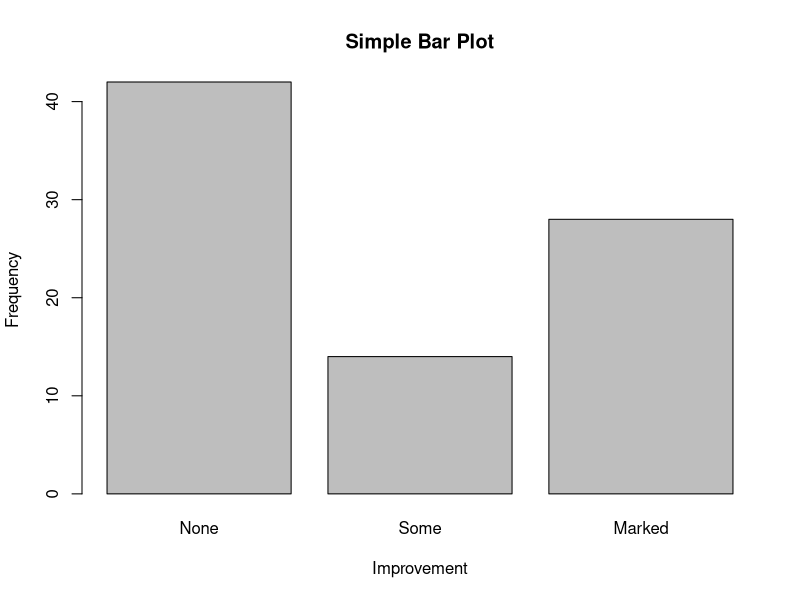
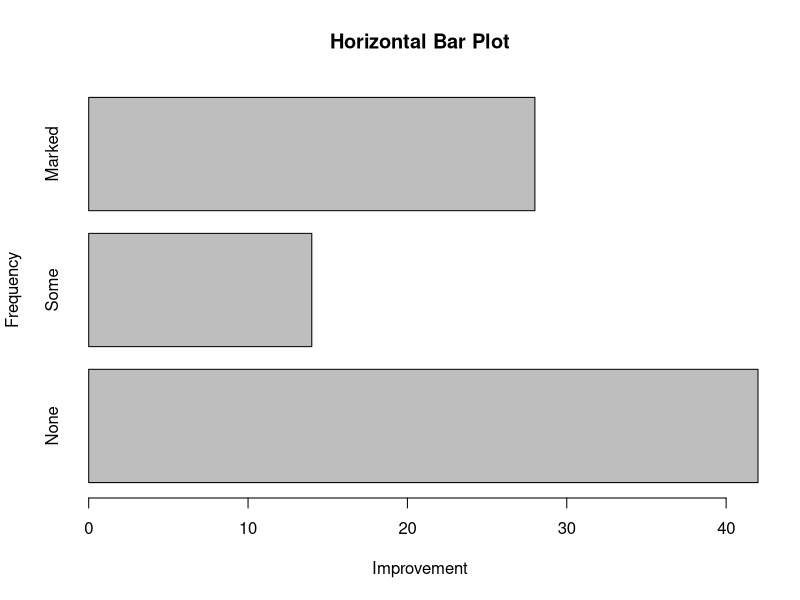
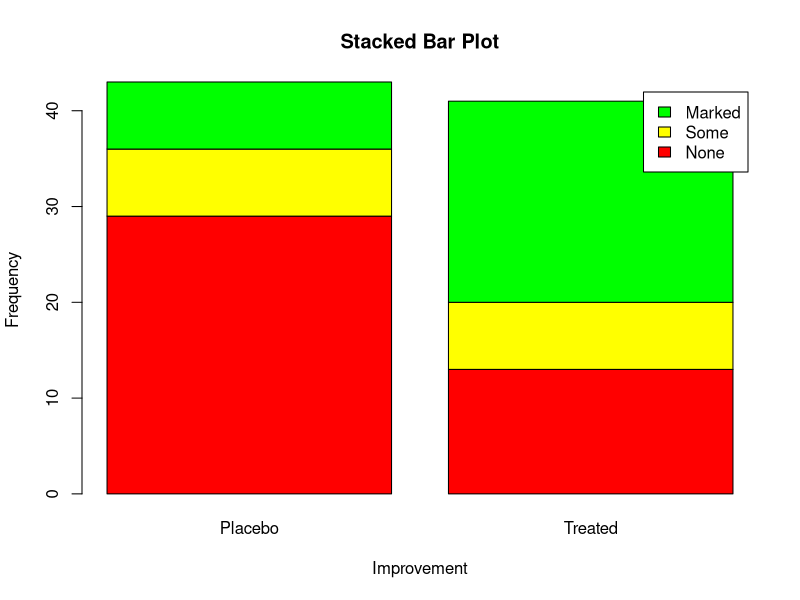

Reproduce these figures in R, in order.
library(vcd)

counts <- table(Arthritis$Improved)

barplot(counts,
        main="Simple Bar Plot",
        xlab="Improvement", ylab="Frequency")

barplot(counts,
        main="Horizontal Bar Plot",
        xlab="Improvement", ylab="Frequency",
        horiz=T)

stackcounts <- table(Arthritis$Improved, Arthritis$Treatment)

barplot(stackcounts,
        main="Stacked Bar Plot",
        xlab="Improvement", ylab="Frequency",
        col=c("red", "yellow", "green"),
        legend=rownames(stackcounts))